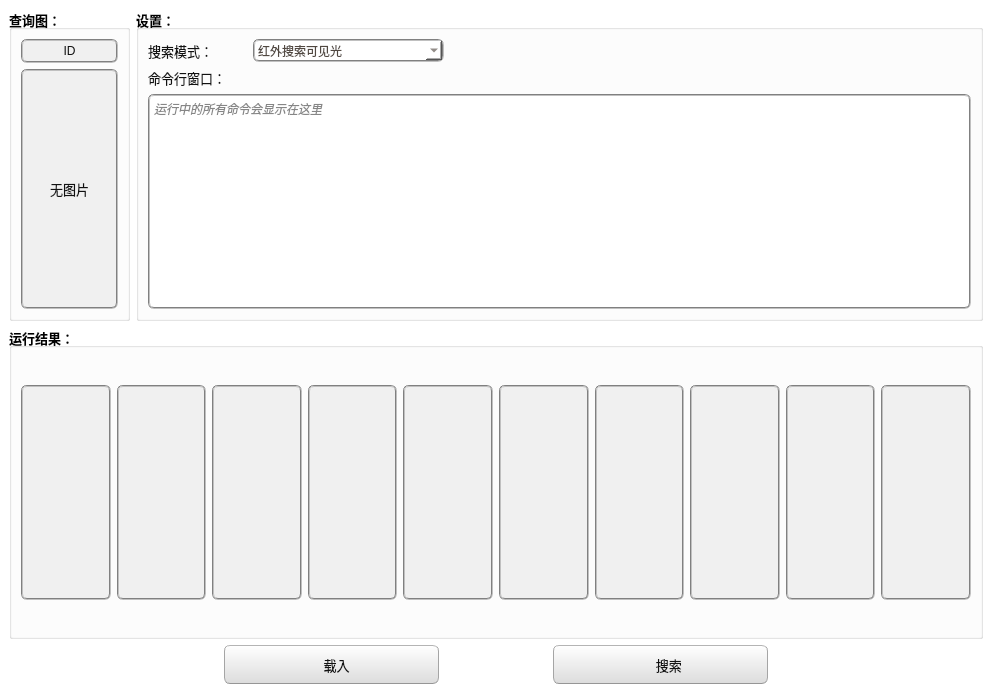
<?xml version="1.0" encoding="UTF-8"?>
<ui version="4.0">
 <class>ReidSystem</class>
 <widget class="QMainWindow" name="ReidSystem">
  <property name="geometry">
   <rect>
    <x>0</x>
    <y>0</y>
    <width>992</width>
    <height>693</height>
   </rect>
  </property>
  <property name="windowTitle">
   <string>行人重识别查询软件</string>
  </property>
  <property name="styleSheet">
   <string notr="true">/*
Ubuntu Style Sheet for QT Applications
Author: Jaime A. Quiroga P.
Company: GTRONICK
Last updated: 01/10/2021 (dd/mm/yyyy), 15:18.
Available at: https://github.com/GTRONICK/QSS/blob/master/Ubuntu.qss
*/
QMainWindow {
	background-color:#ffffff;
}
QCheckBox {
	padding:2px;
}
QCheckBox:hover {
	border:1px solid rgb(255,150,60);
	border-radius:4px;
	padding: 1px;
	background-color:qlineargradient(spread:pad, x1:0.5, y1:1, x2:0.5, y2:0, stop:0 rgba(190, 90, 50, 50), stop:1 rgba(250, 130, 40, 50));
}
QCheckBox::indicator:checked {
	border:1px solid rgb(246, 134, 86);
	border-radius:4px;
  	background-color:rgb(246, 134, 86)
}
QCheckBox::indicator:unchecked {
	border-width:1px solid rgb(246, 134, 86);
	border-radius:4px;
  	background-color:rgb(255,255,255);
}
QColorDialog {
	background-color:#f0f0f0;
}
QComboBox {
	color:rgb(81,72,65);
	background: #ffffff;
}
QComboBox:editable {
	selection-color:rgb(81,72,65);
	selection-background-color: #ffffff;
}
QComboBox QAbstractItemView {
	selection-color: #ffffff;
	selection-background-color: rgb(246, 134, 86);
}
QComboBox:!editable:on, QComboBox::drop-down:editable:on {
	color:  #1e1d23;	
}
QDateTimeEdit, QDateEdit, QDoubleSpinBox, QFontComboBox {
	color:rgb(81,72,65);
	background-color: #ffffff;
}

QDialog {
	background-color:#f0f0f0;
}

QLabel,QLineEdit {
	color:rgb(17,17,17);
}
QLineEdit {
	background-color:rgb(255,255,255);
	selection-background-color:rgb(236,116,64);
}
QMenuBar {
	color:rgb(223,219,210);
	background-color:rgb(65,64,59);
}
QMenuBar::item {
	padding-top:4px;
	padding-left:4px;
	padding-right:4px;
	color:rgb(223,219,210);
	background-color:rgb(65,64,59);
}
QMenuBar::item:selected {
	color:rgb(255,255,255);
	padding-top:2px;
	padding-left:2px;
	padding-right:2px;
	border-top-width:2px;
	border-left-width:2px;
	border-right-width:2px;
	border-top-right-radius:4px;
	border-top-left-radius:4px;
	border-style:solid;
	background-color:rgb(65,64,59);
	border-top-color: rgb(47,47,44);
	border-right-color: qlineargradient(spread:pad, x1:0, y1:1, x2:1, y2:0, stop:0 rgba(90, 87, 78, 255), stop:1 rgba(47,47,44, 255));
	border-left-color:  qlineargradient(spread:pad, x1:1, y1:0, x2:0, y2:0, stop:0 rgba(90, 87, 78, 255), stop:1 rgba(47,47,44, 255));
}
QMenu {
	color:rgb(223,219,210);
	background-color:rgb(65,64,59);
}
QMenu::item {
	color:rgb(223,219,210);
	padding:4px 10px 4px 20px;
}
QMenu::item:selected {
	color:rgb(255,255,255);
	background-color: qlineargradient(spread:pad, x1:0.5, y1:1, x2:0.5, y2:0, stop:0 rgba(225, 108, 54, 255), stop:1 rgba(246, 134, 86, 255));
	border-style:solid;
	border-width:3px;
	padding:4px 7px 4px 17px;
	border-bottom-color:qlineargradient(spread:pad, x1:0.5, y1:1, x2:0.5, y2:0, stop:0 rgba(175,85,48,255), stop:1 rgba(236,114,67, 255));
	border-top-color:qlineargradient(spread:pad, x1:0.5, y1:1, x2:0.5, y2:0, stop:0 rgba(253,156,113,255), stop:1 rgba(205,90,46, 255));
	border-right-color:qlineargradient(spread:pad, x1:0, y1:0.5, x2:1, y2:0.5, stop:0 rgba(253,156,113,255), stop:1 rgba(205,90,46, 255));
	border-left-color:qlineargradient(spread:pad, x1:1, y1:0.5, x2:0, y2:0.5, stop:0 rgba(253,156,113,255), stop:1 rgba(205,90,46, 255));
}
QPlainTextEdit {
	border: 1px solid transparent;
	color:rgb(17,17,17);
	selection-background-color:rgb(236,116,64);
    background-color: #FFFFFF;
}
QProgressBar {
	text-align: center;
	color: rgb(0, 0, 0);
	border: 1px inset rgb(150,150,150); 
	border-radius: 10px;
	background-color:rgb(221,221,219);
}
QProgressBar::chunk:horizontal {
	background-color: qlineargradient(spread:pad, x1:0.5, y1:1, x2:0.5, y2:0, stop:0 rgba(225, 108, 54, 255), stop:1 rgba(246, 134, 86, 255));
	border:1px solid;
	border-radius:8px;
	border-bottom-color:qlineargradient(spread:pad, x1:0.5, y1:1, x2:0.5, y2:0, stop:0 rgba(175,85,48,255), stop:1 rgba(236,114,67, 255));
	border-top-color:qlineargradient(spread:pad, x1:0.5, y1:1, x2:0.5, y2:0, stop:0 rgba(253,156,113,255), stop:1 rgba(205,90,46, 255));
	border-right-color:qlineargradient(spread:pad, x1:0, y1:0.5, x2:1, y2:0.5, stop:0 rgba(253,156,113,255), stop:1 rgba(205,90,46, 255));
	border-left-color:qlineargradient(spread:pad, x1:1, y1:0.5, x2:0, y2:0.5, stop:0 rgba(253,156,113,255), stop:1 rgba(205,90,46, 255));
}
QPushButton{
	color:rgb(17,17,17);
	border-width: 1px;
	border-radius: 6px;
	border-bottom-color: rgb(150,150,150);
	border-right-color: rgb(165,165,165);
	border-left-color: rgb(165,165,165);
	border-top-color: rgb(180,180,180);
	border-style: solid;
	padding: 4px;
	background-color: qlineargradient(spread:pad, x1:0.5, y1:1, x2:0.5, y2:0, stop:0 rgba(220, 220, 220, 255), stop:1 rgba(255, 255, 255, 255));
}
QPushButton:hover{
	color:rgb(17,17,17);
	border-width: 1px;
	border-radius:6px;
	border-top-color: rgb(255,150,60);
	border-right-color: qlineargradient(spread:pad, x1:0, y1:1, x2:1, y2:0, stop:0 rgba(200, 70, 20, 255), stop:1 rgba(255,150,60, 255));
	border-left-color:  qlineargradient(spread:pad, x1:1, y1:0, x2:0, y2:0, stop:0 rgba(200, 70, 20, 255), stop:1 rgba(255,150,60, 255));
	border-bottom-color: rgb(200,70,20);
	border-style: solid;
	padding: 2px;
	background-color: qlineargradient(spread:pad, x1:0.5, y1:1, x2:0.5, y2:0, stop:0 rgba(220, 220, 220, 255), stop:1 rgba(255, 255, 255, 255));
}
QPushButton:default{
	color:rgb(17,17,17);
	border-width: 1px;
	border-radius:6px;
	border-top-color: rgb(255,150,60);
	border-right-color: qlineargradient(spread:pad, x1:0, y1:1, x2:1, y2:0, stop:0 rgba(200, 70, 20, 255), stop:1 rgba(255,150,60, 255));
	border-left-color:  qlineargradient(spread:pad, x1:1, y1:0, x2:0, y2:0, stop:0 rgba(200, 70, 20, 255), stop:1 rgba(255,150,60, 255));
	border-bottom-color: rgb(200,70,20);
	border-style: solid;
	padding: 2px;
	background-color: qlineargradient(spread:pad, x1:0.5, y1:1, x2:0.5, y2:0, stop:0 rgba(220, 220, 220, 255), stop:1 rgba(255, 255, 255, 255));
}
QPushButton:pressed{
	color:rgb(17,17,17);
	border-width: 1px;
	border-radius: 6px;
	border-width: 1px;
	border-top-color: rgba(255,150,60,200);
	border-right-color: qlineargradient(spread:pad, x1:0, y1:1, x2:1, y2:0, stop:0 rgba(200, 70, 20, 255), stop:1 rgba(255,150,60, 200));
	border-left-color:  qlineargradient(spread:pad, x1:1, y1:0, x2:0, y2:0, stop:0 rgba(200, 70, 20, 255), stop:1 rgba(255,150,60, 200));
	border-bottom-color: rgba(200,70,20,200);
	border-style: solid;
	padding: 2px;
	background-color: qlineargradient(spread:pad, x1:0.5, y1:0, x2:0.5, y2:1, stop:0 rgba(220, 220, 220, 255), stop:1 rgba(255, 255, 255, 255));
}
QPushButton:disabled{
	color:rgb(174,167,159);
	border-width: 1px;
	border-radius: 6px;
	background-color: qlineargradient(spread:pad, x1:0.5, y1:1, x2:0.5, y2:0, stop:0 rgba(200, 200, 200, 255), stop:1 rgba(230, 230, 230, 255));
}
QRadioButton {
	padding: 1px;
}
QRadioButton::indicator:checked {
	height: 10px;
	width: 10px;
	border-style:solid;
	border-radius:5px;
	border-width: 1px;
	border-color: rgba(246, 134, 86, 255);
	color: #a9b7c6;
	background-color:rgba(246, 134, 86, 255);
}
QRadioButton::indicator:!checked {
	height: 10px;
	width: 10px;
	border-style:solid;
	border-radius:5px;
	border-width: 1px;
	border-color: rgb(246, 134, 86);
	color: #a9b7c6;
	background-color: transparent;
}
QScrollArea {
	color: white;
	background-color:#f0f0f0;
}
QSlider::groove {
	border-style: solid;
	border-width: 1px;
	border-color: rgb(207,207,207);
}
QSlider::groove:horizontal {
	height: 5px;
	background: rgb(246, 134, 86);
}
QSlider::groove:vertical {
	width: 5px;
	background: rgb(246, 134, 86);
}
QSlider::handle:horizontal {
	background: rgb(253,253,253);
	border-style: solid;
	border-width: 1px;
	border-color: rgb(207,207,207);
	width: 12px;
	margin: -5px 0;
	border-radius: 7px;
}
QSlider::handle:vertical {
	background: rgb(253,253,253);
	border-style: solid;
	border-width: 1px;
	border-color: rgb(207,207,207);
	height: 12px;
	margin: 0 -5px;
	border-radius: 7px;
}
QSlider::add-page:horizontal, QSlider::add-page:vertical {
 	background: white;
}
QSlider::sub-page:horizontal, QSlider::sub-page:vertical {
	background: rgb(246, 134, 86);
}
QStatusBar, QSpinBox {
	color:rgb(81,72,65);
}
QSpinBox {
	background-color: #ffffff;
}
QScrollBar:horizontal {
	max-height: 20px;
	border: 1px transparent;
	margin: 0px 20px 0px 20px;
}
QScrollBar::handle:horizontal {
	background: rgb(253,253,253);
	border: 1px solid rgb(207,207,207);
	border-radius: 7px;
	min-width: 25px;
}
QScrollBar::handle:horizontal:hover {
	background: rgb(253,253,253);
	border: 1px solid rgb(255,150,60);
	border-radius: 7px;
	min-width: 25px;
}
QScrollBar::add-line:horizontal {
  	border: 1px solid rgb(207,207,207);
  	border-top-right-radius: 7px;
  	border-top-left-radius: 7px;
  	border-bottom-right-radius: 7px;
  	background: rgb(255, 255, 255);
  	width: 20px;
  	subcontrol-position: right;
  	subcontrol-origin: margin;
}
QScrollBar::add-line:horizontal:hover {
  	border: 1px solid rgb(255,150,60);
  	border-top-right-radius: 7px;
  	border-top-left-radius: 7px;
  	border-bottom-right-radius: 7px;
  	background: rgb(255, 255, 255);
  	width: 20px;
  	subcontrol-position: right;
  	subcontrol-origin: margin;
}
QScrollBar::add-line:horizontal:pressed {
  	border: 1px solid grey;
  	border-top-left-radius: 7px;
  	border-top-right-radius: 7px;
  	border-bottom-right-radius: 7px;
  	background: rgb(231,231,231);
  	width: 20px;
  	subcontrol-position: right;
  	subcontrol-origin: margin;
}
QScrollBar::sub-line:horizontal {
  	border: 1px solid rgb(207,207,207);
  	border-top-right-radius: 7px;
  	border-top-left-radius: 7px;
  	border-bottom-left-radius: 7px;
  	background: rgb(255, 255, 255);
  	width: 20px;
  	subcontrol-position: left;
  	subcontrol-origin: margin;
}
QScrollBar::sub-line:horizontal:hover {
  	border: 1px solid rgb(255,150,60);
  	border-top-right-radius: 7px;
  	border-top-left-radius: 7px;
  	border-bottom-left-radius: 7px;
  	background: rgb(255, 255, 255);
  	width: 20px;
  	subcontrol-position: left;
  	subcontrol-origin: margin;
}
QScrollBar::sub-line:horizontal:pressed {
  	border: 1px solid grey;
  	border-top-right-radius: 7px;
  	border-top-left-radius: 7px;
  	border-bottom-left-radius: 7px;
  	background: rgb(231,231,231);
  	width: 20px;
  	subcontrol-position: left;
  	subcontrol-origin: margin;
}
QScrollBar::left-arrow:horizontal {
  	border: 1px transparent grey;
  	border-top-left-radius: 3px;
  	border-bottom-left-radius: 3px;
  	width: 6px;
  	height: 6px;
  	background: rgb(230,230,230);
}
QScrollBar::right-arrow:horizontal {
	border: 1px transparent grey;
	border-top-right-radius: 3px;
	border-bottom-right-radius: 3px;
  	width: 6px;
  	height: 6px;
 	background: rgb(230,230,230);
}
QScrollBar::add-page:horizontal, QScrollBar::sub-page:horizontal {
 	background: none;
} 
QScrollBar:vertical {
	max-width: 20px;
	border: 1px transparent grey;
	margin: 20px 0px 20px 0px;
}
QScrollBar::add-line:vertical {
	border: 1px solid;
	border-color: rgb(207,207,207);
	border-bottom-right-radius: 7px;
	border-bottom-left-radius: 7px;
	border-top-left-radius: 7px;
	background: rgb(255, 255, 255);
  	height: 20px;
  	subcontrol-position: bottom;
  	subcontrol-origin: margin;
}
QScrollBar::add-line:vertical:hover {
  	border: 1px solid;
  	border-color: rgb(255,150,60);
  	border-bottom-right-radius: 7px;
  	border-bottom-left-radius: 7px;
  	border-top-left-radius: 7px;
  	background: rgb(255, 255, 255);
  	height: 20px;
  	subcontrol-position: bottom;
  	subcontrol-origin: margin;
}
QScrollBar::add-line:vertical:pressed {
  	border: 1px solid grey;
  	border-bottom-left-radius: 7px;
  	border-bottom-right-radius: 7px;
  	border-top-left-radius: 7px;
  	background: rgb(231,231,231);
  	height: 20px;
  	subcontrol-position: bottom;
  	subcontrol-origin: margin;
}
QScrollBar::sub-line:vertical {
  	border: 1px solid rgb(207,207,207);
  	border-top-right-radius: 7px;
  	border-top-left-radius: 7px;
  	border-bottom-left-radius: 7px;
  	background: rgb(255, 255, 255);
  	height: 20px;
  	subcontrol-position: top;
  	subcontrol-origin: margin;
}
QScrollBar::sub-line:vertical:hover {
  	border: 1px solid rgb(255,150,60);
  	border-top-right-radius: 7px;
  	border-top-left-radius: 7px;
  	border-bottom-left-radius: 7px;
	background: rgb(255, 255, 255);
  	height: 20px;
  	subcontrol-position: top;
  	subcontrol-origin: margin;
}
QScrollBar::sub-line:vertical:pressed {
  	border: 1px solid grey;
  	border-top-left-radius: 7px;
  	border-top-right-radius: 7px;
  	background: rgb(231,231,231);
 	height: 20px;
  	subcontrol-position: top;
  	subcontrol-origin: margin;
}
QScrollBar::handle:vertical {
	background: rgb(253,253,253);
	border: 1px solid rgb(207,207,207);
	border-radius: 7px;
	min-height: 25px;
}
QScrollBar::handle:vertical:hover {
	background: rgb(253,253,253);
	border: 1px solid rgb(255,150,60);
	border-radius: 7px;
	min-height: 25px;
}
QScrollBar::up-arrow:vertical {
	border: 1px transparent grey;
  	border-top-left-radius: 3px;
	border-top-right-radius: 3px;
  	width: 6px;
  	height: 6px;
  	background: rgb(230,230,230);
}
QScrollBar::down-arrow:vertical {
  	border: 1px transparent grey;
  	border-bottom-left-radius: 3px;
  	border-bottom-right-radius: 3px;
  	width: 6px;
  	height: 6px;
  	background: rgb(230,230,230);
}
QScrollBar::add-page:vertical, QScrollBar::sub-page:vertical {
  	background: none;
}
QTabWidget {
	color:rgb(0,0,0);
	background-color:rgb(247,246,246);
}
QTabWidget::pane {
	border-color: rgb(180,180,180);
	background-color:rgb(247,246,246);
	border-style: solid;
	border-width: 1px;
  	border-radius: 6px;
}
QTabBar::tab {
	padding-left:4px;
	padding-right:4px;
	padding-bottom:2px;
	padding-top:2px;
	color:rgb(81,72,65);
  	background-color: qlineargradient(spread:pad, x1:0.5, y1:1, x2:0.5, y2:0, stop:0 rgba(221,218,217,255), stop:1 rgba(240,239,238,255));
	border-style: solid;
	border-width: 1px;
  	border-top-right-radius:4px;
	border-top-left-radius:4px;
	border-top-color: rgb(180,180,180);
	border-left-color: rgb(180,180,180);
	border-right-color: rgb(180,180,180);
	border-bottom-color: transparent;
}
QTabBar::tab:selected, QTabBar::tab:last:selected, QTabBar::tab:hover {
  	background-color:rgb(247,246,246);
  	margin-left: 0px;
  	margin-right: 1px;
}
QTabBar::tab:!selected {
	margin-top: 1px;
	margin-right: 1px;
}
QTextEdit {
	border-width: 1px;
	border-style: solid;
	border-color:transparent;
	color:rgb(17,17,17);
	selection-background-color:rgb(236,116,64);
}
QTimeEdit, QToolBox, QToolBox::tab, QToolBox::tab:selected {
	color:rgb(81,72,65);
	background-color: #ffffff;
}</string>
  </property>
  <widget class="QWidget" name="centralwidget">
   <layout class="QVBoxLayout" name="verticalLayout_11" stretch="8,8,1">
    <item>
     <layout class="QHBoxLayout" name="horizontalLayout_3" stretch="1,7">
      <item>
       <widget class="QGroupBox" name="groupBox_3">
        <property name="font">
         <font>
          <family>Times New Roman</family>
          <pointsize>10</pointsize>
          <weight>75</weight>
          <bold>true</bold>
         </font>
        </property>
        <property name="title">
         <string>查询图：</string>
        </property>
        <layout class="QVBoxLayout" name="verticalLayout_25">
         <item>
          <layout class="QVBoxLayout" name="verticalLayout_12" stretch="1,10">
           <item>
            <widget class="QLabel" name="queryID">
             <property name="styleSheet">
              <string notr="true">QLabel{
		background-color:rgb(240,240,240);
		border-radius:6px;
        border-color:grey grey grey grey;
        border-style:groove;
        border-width:2px	
}

</string>
             </property>
             <property name="text">
              <string>ID</string>
             </property>
             <property name="alignment">
              <set>Qt::AlignCenter</set>
             </property>
            </widget>
           </item>
           <item>
            <widget class="QLabel" name="query">
             <property name="font">
              <font>
               <family>Times New Roman</family>
               <pointsize>10</pointsize>
               <weight>50</weight>
               <bold>false</bold>
              </font>
             </property>
             <property name="autoFillBackground">
              <bool>false</bool>
             </property>
             <property name="styleSheet">
              <string notr="true">QLabel{
		background-color:rgb(240,240,240);
		border-radius:6px;
        border-color:grey grey grey grey;
        border-style:groove;
        border-width:2px	
}

</string>
             </property>
             <property name="text">
              <string>无图片</string>
             </property>
             <property name="alignment">
              <set>Qt::AlignCenter</set>
             </property>
            </widget>
           </item>
          </layout>
         </item>
        </layout>
       </widget>
      </item>
      <item>
       <widget class="QGroupBox" name="groupBox_4">
        <property name="font">
         <font>
          <family>Times New Roman</family>
          <pointsize>10</pointsize>
          <weight>75</weight>
          <bold>true</bold>
         </font>
        </property>
        <property name="title">
         <string>设置：</string>
        </property>
        <layout class="QVBoxLayout" name="verticalLayout_13" stretch="1,0,0">
         <item>
          <layout class="QHBoxLayout" name="horizontalLayout_2" stretch="15,29,80">
           <item>
            <widget class="QLabel" name="label">
             <property name="font">
              <font>
               <family>Times New Roman</family>
               <pointsize>10</pointsize>
               <weight>50</weight>
               <bold>false</bold>
              </font>
             </property>
             <property name="text">
              <string>搜索模式：</string>
             </property>
            </widget>
           </item>
           <item>
            <widget class="QComboBox" name="mode">
             <property name="font">
              <font>
               <family>黑体</family>
               <pointsize>9</pointsize>
               <weight>50</weight>
               <bold>false</bold>
               <underline>false</underline>
              </font>
             </property>
             <property name="styleSheet">
              <string notr="true">QComboBox
{
		background-color:rgb(255,255,255);
		border-radius:6px;
        border-color:grey grey grey grey;
        border-style:groove;
        border-width:2px	
}

</string>
             </property>
             <item>
              <property name="text">
               <string>红外搜索可见光</string>
              </property>
             </item>
             <item>
              <property name="text">
               <string>可见光搜索红外</string>
              </property>
             </item>
            </widget>
           </item>
           <item>
            <spacer name="horizontalSpacer">
             <property name="orientation">
              <enum>Qt::Horizontal</enum>
             </property>
             <property name="sizeHint" stdset="0">
              <size>
               <width>40</width>
               <height>20</height>
              </size>
             </property>
            </spacer>
           </item>
          </layout>
         </item>
         <item>
          <widget class="QLabel" name="label_2">
           <property name="font">
            <font>
             <family>Times New Roman</family>
             <pointsize>10</pointsize>
             <weight>50</weight>
             <bold>false</bold>
            </font>
           </property>
           <property name="text">
            <string>命令行窗口：</string>
           </property>
          </widget>
         </item>
         <item>
          <widget class="QTextBrowser" name="command">
           <property name="styleSheet">
            <string notr="true">QTextBrowser
{
		background-color:rgb(255,255,255);
		border-radius:6px;
        border-color:grey grey grey grey;
        border-style:groove;
        border-width:2px	
}

</string>
           </property>
           <property name="html">
            <string>&lt;!DOCTYPE HTML PUBLIC &quot;-//W3C//DTD HTML 4.0//EN&quot; &quot;http://www.w3.org/TR/REC-html40/strict.dtd&quot;&gt;
&lt;html&gt;&lt;head&gt;&lt;meta name=&quot;qrichtext&quot; content=&quot;1&quot; /&gt;&lt;style type=&quot;text/css&quot;&gt;
p, li { white-space: pre-wrap; }
&lt;/style&gt;&lt;/head&gt;&lt;body style=&quot; font-family:'SimSun'; font-size:9pt; font-weight:400; font-style:normal;&quot;&gt;
&lt;p style=&quot; margin-top:12px; margin-bottom:12px; margin-left:0px; margin-right:0px; -qt-block-indent:0; text-indent:0px;&quot;&gt;&lt;span style=&quot; font-style:italic; color:#868686;&quot;&gt;运行中的所有命令会显示在这里&lt;/span&gt;&lt;/p&gt;&lt;/body&gt;&lt;/html&gt;</string>
           </property>
          </widget>
         </item>
        </layout>
       </widget>
      </item>
     </layout>
    </item>
    <item>
     <widget class="QGroupBox" name="groupBox_2">
      <property name="font">
       <font>
        <family>Times New Roman</family>
        <pointsize>10</pointsize>
        <weight>75</weight>
        <bold>true</bold>
       </font>
      </property>
      <property name="title">
       <string>运行结果：</string>
      </property>
      <layout class="QVBoxLayout" name="verticalLayout_24">
       <item>
        <layout class="QHBoxLayout" name="horizontalLayout">
         <item>
          <layout class="QVBoxLayout" name="verticalLayout" stretch="1,10,1">
           <item>
            <widget class="QLabel" name="r1text">
             <property name="text">
              <string/>
             </property>
             <property name="alignment">
              <set>Qt::AlignCenter</set>
             </property>
            </widget>
           </item>
           <item>
            <widget class="QLabel" name="r1photo">
             <property name="styleSheet">
              <string notr="true">QLabel{
		background-color:rgb(240,240,240);
		border-radius:6px;
        border-color:grey grey grey grey;
        border-style:groove;
        border-width:2px	
}

</string>
             </property>
             <property name="text">
              <string/>
             </property>
            </widget>
           </item>
           <item>
            <widget class="QLabel" name="r1text_2">
             <property name="text">
              <string/>
             </property>
             <property name="alignment">
              <set>Qt::AlignCenter</set>
             </property>
            </widget>
           </item>
          </layout>
         </item>
         <item>
          <layout class="QVBoxLayout" name="verticalLayout_2" stretch="1,10,1">
           <item>
            <widget class="QLabel" name="r2text">
             <property name="text">
              <string/>
             </property>
             <property name="alignment">
              <set>Qt::AlignCenter</set>
             </property>
            </widget>
           </item>
           <item>
            <widget class="QLabel" name="r2photo">
             <property name="styleSheet">
              <string notr="true">QLabel{
		background-color:rgb(240,240,240);
		border-radius:6px;
        border-color:grey grey grey grey;
        border-style:groove;
        border-width:2px	
}

</string>
             </property>
             <property name="text">
              <string/>
             </property>
            </widget>
           </item>
           <item>
            <widget class="QLabel" name="r2text_2">
             <property name="text">
              <string/>
             </property>
             <property name="alignment">
              <set>Qt::AlignCenter</set>
             </property>
            </widget>
           </item>
          </layout>
         </item>
         <item>
          <layout class="QVBoxLayout" name="verticalLayout_3" stretch="1,10,1">
           <item>
            <widget class="QLabel" name="r3text">
             <property name="text">
              <string/>
             </property>
             <property name="alignment">
              <set>Qt::AlignCenter</set>
             </property>
            </widget>
           </item>
           <item>
            <widget class="QLabel" name="r3photo">
             <property name="styleSheet">
              <string notr="true">QLabel{
		background-color:rgb(240,240,240);
		border-radius:6px;
        border-color:grey grey grey grey;
        border-style:groove;
        border-width:2px	
}

</string>
             </property>
             <property name="text">
              <string/>
             </property>
            </widget>
           </item>
           <item>
            <widget class="QLabel" name="r3text_2">
             <property name="text">
              <string/>
             </property>
             <property name="alignment">
              <set>Qt::AlignCenter</set>
             </property>
            </widget>
           </item>
          </layout>
         </item>
         <item>
          <layout class="QVBoxLayout" name="verticalLayout_4" stretch="1,10,1">
           <item>
            <widget class="QLabel" name="r4text">
             <property name="text">
              <string/>
             </property>
             <property name="alignment">
              <set>Qt::AlignCenter</set>
             </property>
            </widget>
           </item>
           <item>
            <widget class="QLabel" name="r4photo">
             <property name="styleSheet">
              <string notr="true">QLabel{
		background-color:rgb(240,240,240);
		border-radius:6px;
        border-color:grey grey grey grey;
        border-style:groove;
        border-width:2px	
}

</string>
             </property>
             <property name="text">
              <string/>
             </property>
            </widget>
           </item>
           <item>
            <widget class="QLabel" name="r4text_2">
             <property name="text">
              <string/>
             </property>
             <property name="alignment">
              <set>Qt::AlignCenter</set>
             </property>
            </widget>
           </item>
          </layout>
         </item>
         <item>
          <layout class="QVBoxLayout" name="verticalLayout_5" stretch="1,10,1">
           <item>
            <widget class="QLabel" name="r5text">
             <property name="text">
              <string/>
             </property>
             <property name="alignment">
              <set>Qt::AlignCenter</set>
             </property>
            </widget>
           </item>
           <item>
            <widget class="QLabel" name="r5photo">
             <property name="styleSheet">
              <string notr="true">QLabel{
		background-color:rgb(240,240,240);
		border-radius:6px;
        border-color:grey grey grey grey;
        border-style:groove;
        border-width:2px	
}

</string>
             </property>
             <property name="text">
              <string/>
             </property>
            </widget>
           </item>
           <item>
            <widget class="QLabel" name="r5text_2">
             <property name="text">
              <string/>
             </property>
             <property name="alignment">
              <set>Qt::AlignCenter</set>
             </property>
            </widget>
           </item>
          </layout>
         </item>
         <item>
          <layout class="QVBoxLayout" name="verticalLayout_6" stretch="1,10,1">
           <item>
            <widget class="QLabel" name="r6text">
             <property name="text">
              <string/>
             </property>
             <property name="alignment">
              <set>Qt::AlignCenter</set>
             </property>
            </widget>
           </item>
           <item>
            <widget class="QLabel" name="r6photo">
             <property name="styleSheet">
              <string notr="true">QLabel{
		background-color:rgb(240,240,240);
		border-radius:6px;
        border-color:grey grey grey grey;
        border-style:groove;
        border-width:2px	
}

</string>
             </property>
             <property name="text">
              <string/>
             </property>
            </widget>
           </item>
           <item>
            <widget class="QLabel" name="r6text_2">
             <property name="text">
              <string/>
             </property>
             <property name="alignment">
              <set>Qt::AlignCenter</set>
             </property>
            </widget>
           </item>
          </layout>
         </item>
         <item>
          <layout class="QVBoxLayout" name="verticalLayout_7" stretch="1,10,1">
           <item>
            <widget class="QLabel" name="r7text">
             <property name="text">
              <string/>
             </property>
             <property name="alignment">
              <set>Qt::AlignCenter</set>
             </property>
            </widget>
           </item>
           <item>
            <widget class="QLabel" name="r7photo">
             <property name="styleSheet">
              <string notr="true">QLabel{
		background-color:rgb(240,240,240);
		border-radius:6px;
        border-color:grey grey grey grey;
        border-style:groove;
        border-width:2px	
}

</string>
             </property>
             <property name="text">
              <string/>
             </property>
            </widget>
           </item>
           <item>
            <widget class="QLabel" name="r7text_2">
             <property name="text">
              <string/>
             </property>
             <property name="alignment">
              <set>Qt::AlignCenter</set>
             </property>
            </widget>
           </item>
          </layout>
         </item>
         <item>
          <layout class="QVBoxLayout" name="verticalLayout_8" stretch="1,10,1">
           <item>
            <widget class="QLabel" name="r8text">
             <property name="text">
              <string/>
             </property>
             <property name="alignment">
              <set>Qt::AlignCenter</set>
             </property>
            </widget>
           </item>
           <item>
            <widget class="QLabel" name="r8photo">
             <property name="styleSheet">
              <string notr="true">QLabel{
		background-color:rgb(240,240,240);
		border-radius:6px;
        border-color:grey grey grey grey;
        border-style:groove;
        border-width:2px	
}

</string>
             </property>
             <property name="text">
              <string/>
             </property>
            </widget>
           </item>
           <item>
            <widget class="QLabel" name="r8text_2">
             <property name="text">
              <string/>
             </property>
             <property name="alignment">
              <set>Qt::AlignCenter</set>
             </property>
            </widget>
           </item>
          </layout>
         </item>
         <item>
          <layout class="QVBoxLayout" name="verticalLayout_9" stretch="1,10,1">
           <item>
            <widget class="QLabel" name="r9text">
             <property name="text">
              <string/>
             </property>
             <property name="alignment">
              <set>Qt::AlignCenter</set>
             </property>
            </widget>
           </item>
           <item>
            <widget class="QLabel" name="r9photo">
             <property name="styleSheet">
              <string notr="true">QLabel{
		background-color:rgb(240,240,240);
		border-radius:6px;
        border-color:grey grey grey grey;
        border-style:groove;
        border-width:2px	
}

</string>
             </property>
             <property name="text">
              <string/>
             </property>
            </widget>
           </item>
           <item>
            <widget class="QLabel" name="r9text_2">
             <property name="text">
              <string/>
             </property>
             <property name="alignment">
              <set>Qt::AlignCenter</set>
             </property>
            </widget>
           </item>
          </layout>
         </item>
         <item>
          <layout class="QVBoxLayout" name="verticalLayout_10" stretch="1,10,1">
           <item>
            <widget class="QLabel" name="r10text">
             <property name="text">
              <string/>
             </property>
             <property name="alignment">
              <set>Qt::AlignCenter</set>
             </property>
            </widget>
           </item>
           <item>
            <widget class="QLabel" name="r10photo">
             <property name="styleSheet">
              <string notr="true">QLabel{
		background-color:rgb(240,240,240);
		border-radius:6px;
        border-color:grey grey grey grey;
        border-style:groove;
        border-width:2px	
}

</string>
             </property>
             <property name="text">
              <string/>
             </property>
            </widget>
           </item>
           <item>
            <widget class="QLabel" name="r10text_2">
             <property name="text">
              <string/>
             </property>
             <property name="alignment">
              <set>Qt::AlignCenter</set>
             </property>
            </widget>
           </item>
          </layout>
         </item>
        </layout>
       </item>
      </layout>
     </widget>
    </item>
    <item>
     <layout class="QHBoxLayout" name="horizontalLayout_4" stretch="2,2,1,2,2">
      <item>
       <spacer name="horizontalSpacer_4">
        <property name="orientation">
         <enum>Qt::Horizontal</enum>
        </property>
        <property name="sizeHint" stdset="0">
         <size>
          <width>40</width>
          <height>20</height>
         </size>
        </property>
       </spacer>
      </item>
      <item>
       <widget class="QPushButton" name="getphoto">
        <property name="sizePolicy">
         <sizepolicy hsizetype="Minimum" vsizetype="Minimum">
          <horstretch>0</horstretch>
          <verstretch>0</verstretch>
         </sizepolicy>
        </property>
        <property name="font">
         <font>
          <family>黑体</family>
          <pointsize>10</pointsize>
          <weight>50</weight>
          <bold>false</bold>
         </font>
        </property>
        <property name="layoutDirection">
         <enum>Qt::LeftToRight</enum>
        </property>
        <property name="text">
         <string>   载入</string>
        </property>
       </widget>
      </item>
      <item>
       <spacer name="horizontalSpacer_2">
        <property name="orientation">
         <enum>Qt::Horizontal</enum>
        </property>
        <property name="sizeHint" stdset="0">
         <size>
          <width>40</width>
          <height>20</height>
         </size>
        </property>
       </spacer>
      </item>
      <item>
       <widget class="QPushButton" name="dopredict">
        <property name="sizePolicy">
         <sizepolicy hsizetype="Minimum" vsizetype="Minimum">
          <horstretch>0</horstretch>
          <verstretch>0</verstretch>
         </sizepolicy>
        </property>
        <property name="font">
         <font>
          <family>黑体</family>
          <pointsize>10</pointsize>
         </font>
        </property>
        <property name="text">
         <string>     搜索</string>
        </property>
       </widget>
      </item>
      <item>
       <spacer name="horizontalSpacer_3">
        <property name="orientation">
         <enum>Qt::Horizontal</enum>
        </property>
        <property name="sizeHint" stdset="0">
         <size>
          <width>40</width>
          <height>20</height>
         </size>
        </property>
       </spacer>
      </item>
     </layout>
    </item>
   </layout>
  </widget>
 </widget>
 <resources/>
 <connections/>
</ui>
